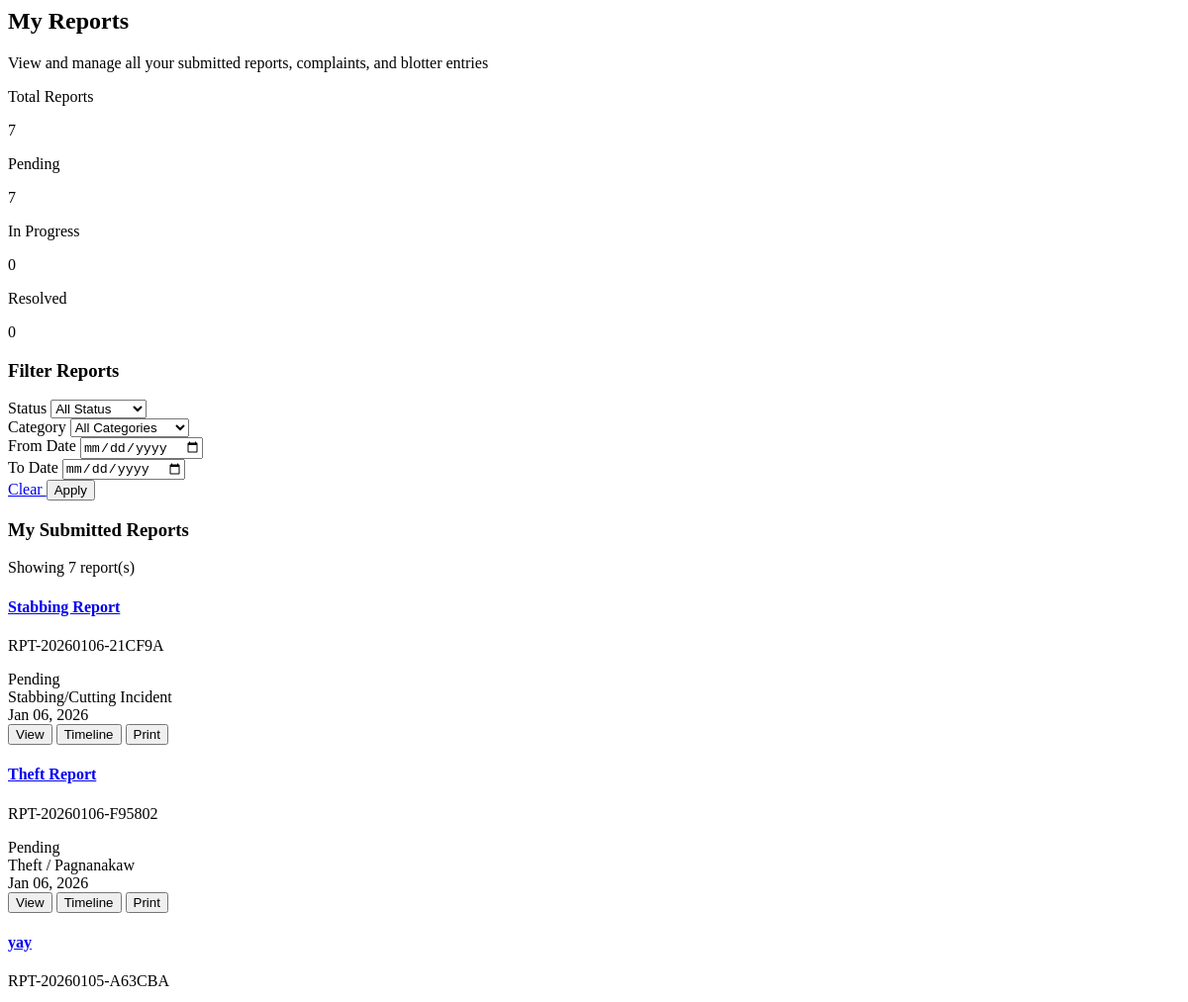
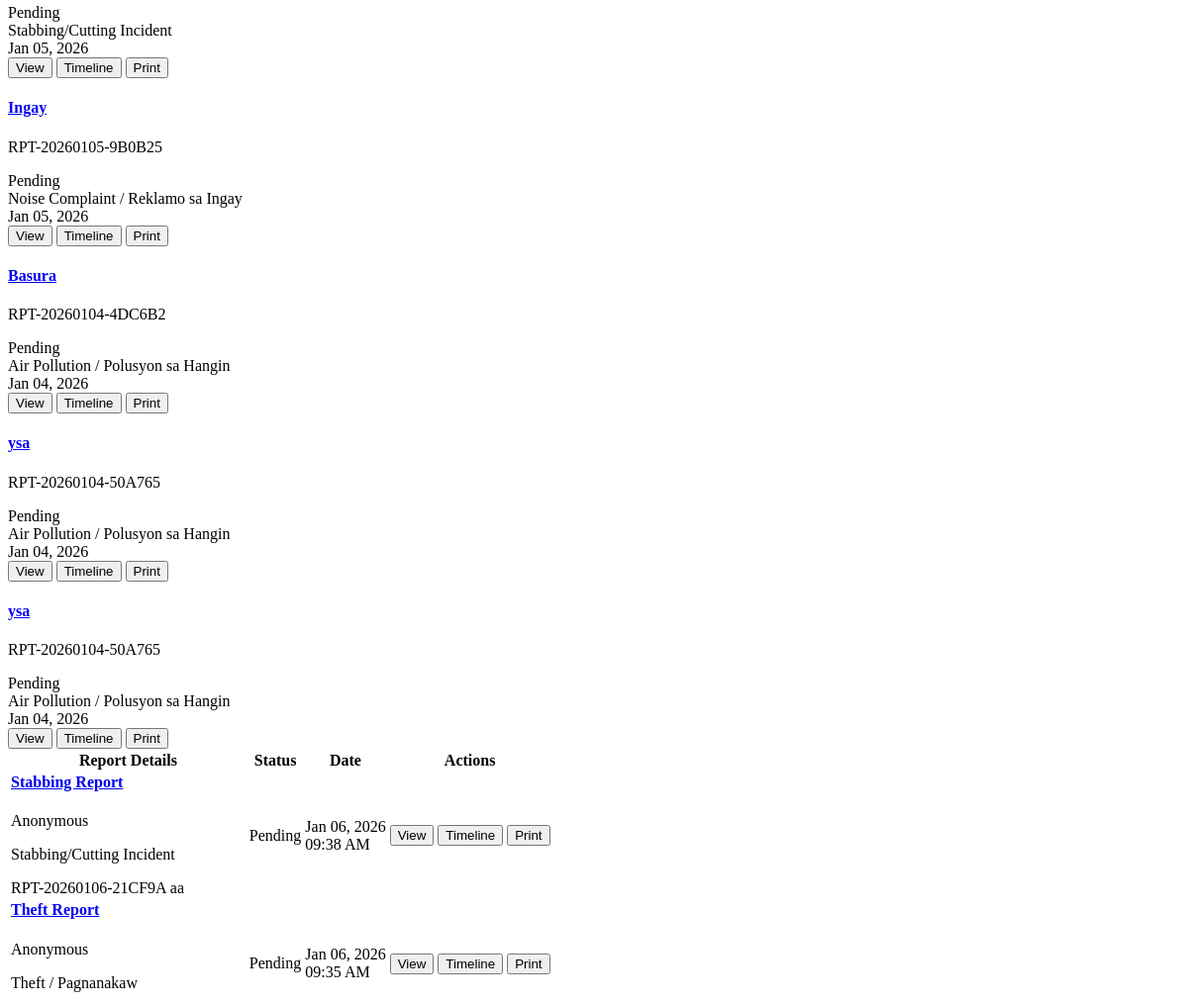
Before: /modules/citizen_my_reports.php (signed in, upper part) with the older database file (2 pictures, top to bottom).
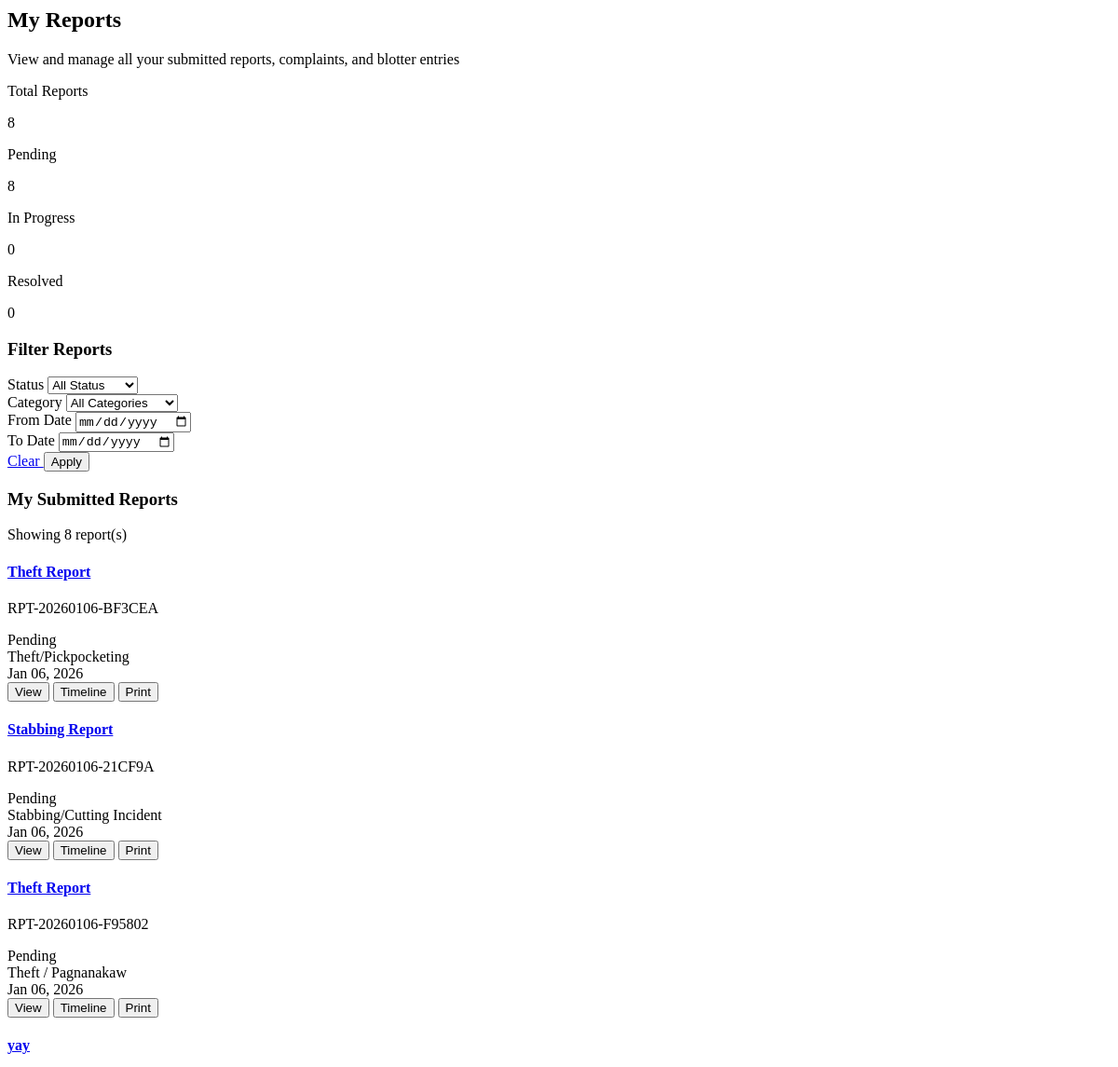
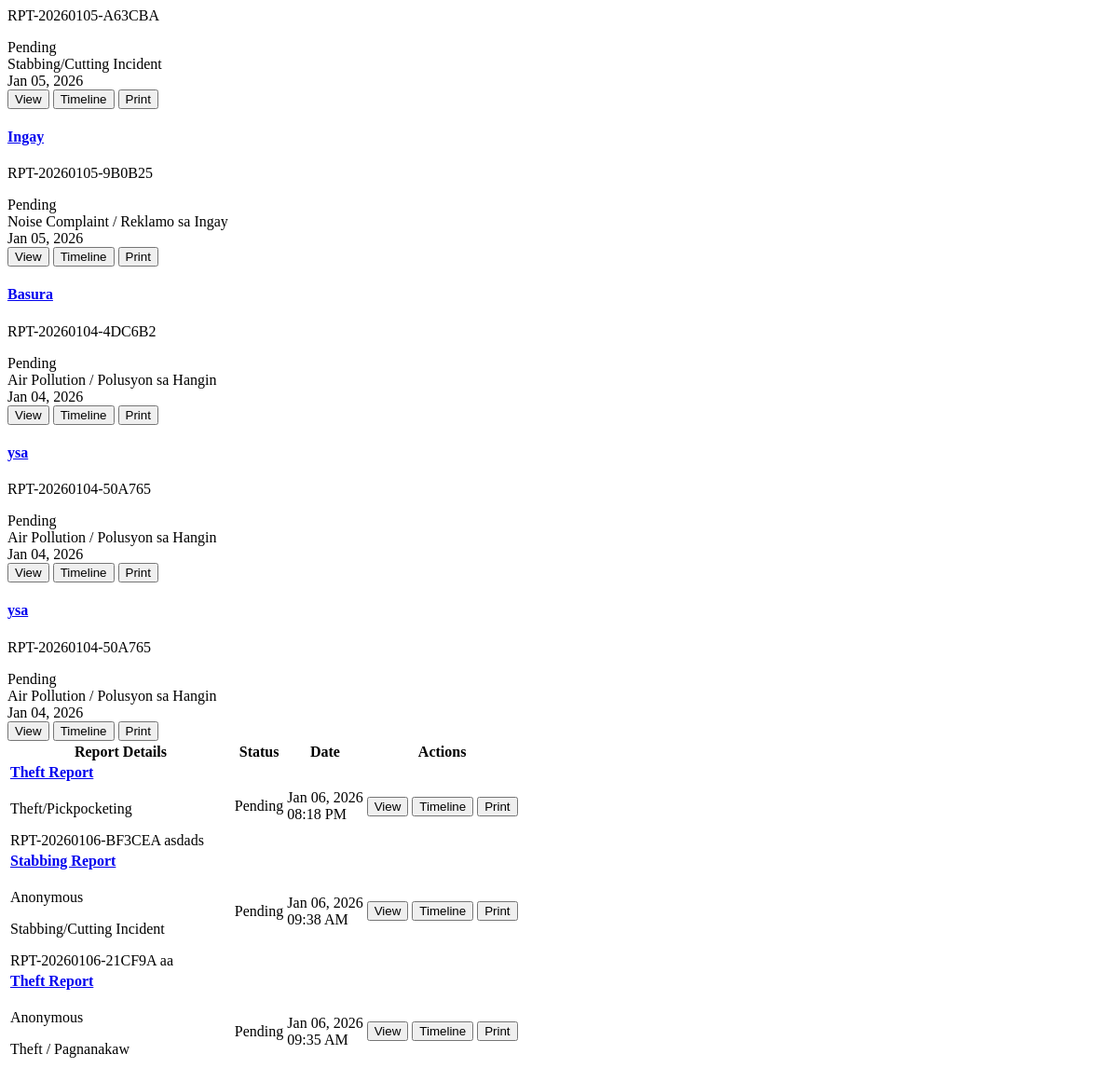
After: the same page with the newer database file (2 pictures, top to bottom).
### tables this page shows
CREATE TABLE `reports` (
  `id` int(11) NOT NULL,
  `report_number` varchar(50) NOT NULL,
  `user_id` int(11) NOT NULL,
  `report_type_id` int(11) NOT NULL,
  `title` varchar(255) NOT NULL,
  `description` text NOT NULL,
  `location` text NOT NULL,
  `incident_date` datetime NOT NULL,
  `report_date` datetime NOT NULL DEFAULT current_timestamp(),
  `involved_persons` text DEFAULT NULL,
  `witnesses` text DEFAULT NULL,
  `category` enum('incident','complaint','blotter') DEFAULT 'incident',
  `evidence_files` text DEFAULT NULL,
  `status` enum('pending','assigned','investigating','resolved','referred','closed') DEFAULT 'pending',
  `priority` enum('low','medium','high','critical') DEFAULT 'medium',
  `assigned_to` int(11) DEFAULT NULL,
  `resolution` text DEFAULT NULL,
  `resolution_date` datetime DEFAULT NULL,
  `referred_to` varchar(100) DEFAULT NULL,
  `pin_code` varchar(4) DEFAULT NULL,
  `created_at` timestamp NOT NULL DEFAULT current_timestamp(),
  `updated_at` timestamp NOT NULL DEFAULT current_timestamp() ON UPDATE current_timestamp(),
  `submitted_by` int(11) DEFAULT NULL,
  `barangay` varchar(100) DEFAULT NULL,
  `latitude` decimal(10,8) DEFAULT NULL,
  `longitude` decimal(11,8) DEFAULT NULL,
  `is_anonymous` tinyint(1) DEFAULT 0,
  `allow_public` tinyint(1) DEFAULT 0,
  `escalation_level` int(11) DEFAULT 0
);

CREATE TABLE `report_types` (
  `id` int(11) NOT NULL,
  `type_name` varchar(100) NOT NULL,
  `category` enum('incident','complaint','blotter') NOT NULL,
  `description` text DEFAULT NULL,
  `keywords` text DEFAULT NULL,
  `jurisdiction` enum('barangay','police') NOT NULL,
  `severity_level` enum('low','medium','high','critical') DEFAULT 'medium',
  `created_at` timestamp NOT NULL DEFAULT current_timestamp()
);

### modules/citizen_my_reports.php (the view, shortened to what the changed rows need)
<?php
$user_id = $_SESSION['user_id'] ?? null;
$reports = [];
$stats = [
    'total' => 0,
    'pending' => 0,
    'assigned' => 0,
    'investigating' => 0,
    'resolved' => 0,
    'referred' => 0,
    'closed' => 0
];
try {
    $conn = getDbConnection();
    $query = "SELECT
        r.id,
        r.report_number,
        r.title,
        r.description,
        r.location,
        r.incident_date,
        r.status,
        r.created_at,
        r.category,
        r.is_anonymous,
        r.evidence_files,
        r.priority,
        rt.type_name,
        rt.jurisdiction,
        u.first_name,
        u.last_name
    FROM reports r
    LEFT JOIN report_types rt ON r.report_type_id = rt.id
    LEFT JOIN users u ON r.assigned_to = u.id
    WHERE r.user_id = :user_id";
    $params = [':user_id' => $user_id];
    $query .= " ORDER BY r.created_at DESC";
    $stmt = $conn->prepare($query);
    $stmt->execute($params);
    $reports = $stmt->fetchAll(PDO::FETCH_ASSOC);
    $stats_query = "SELECT
        COUNT(*) as total,
        SUM(CASE WHEN status = 'pending' THEN 1 ELSE 0 END) as pending,
        SUM(CASE WHEN status = 'assigned' THEN 1 ELSE 0 END) as assigned,
        SUM(CASE WHEN status = 'investigating' THEN 1 ELSE 0 END) as investigating,
        SUM(CASE WHEN status = 'resolved' THEN 1 ELSE 0 END) as resolved,
        SUM(CASE WHEN status = 'referred' THEN 1 ELSE 0 END) as referred,
        SUM(CASE WHEN status = 'closed' THEN 1 ELSE 0 END) as closed
    FROM reports WHERE user_id = :user_id";
    $stats_stmt = $conn->prepare($stats_query);
    $stats_params = [':user_id' => $user_id];
    $stats_stmt->execute($stats_params);
    $stats = $stats_stmt->fetch(PDO::FETCH_ASSOC);
} catch(PDOException $e) {
    $error = "Database error: " . $e->getMessage();
    error_log("My Reports Error: " . $e->getMessage());
}
?>
<div class="max-w-7xl mx-auto">
    <div class="mb-8">
        <h2 class="text-2xl font-bold text-gray-800 mb-2">My Reports</h2>
    </div>
    <div class="grid grid-cols-2 md:grid-cols-4 gap-4 mb-8">
        <div class="bg-white rounded-xl shadow-sm border p-4">
            <div class="flex items-center">
                <div>
                    <p class="text-xs text-gray-500">Total Reports</p>
                    <p class="text-xl font-bold text-gray-800"><?php echo $stats['total'] ?? 0; ?></p>
                </div>
            </div>
        </div>
        <div class="bg-white rounded-xl shadow-sm border p-4">
            <div class="flex items-center">
                <div>
                    <p class="text-xs text-gray-500">Pending</p>
                    <p class="text-xl font-bold text-gray-800"><?php echo $stats['pending'] ?? 0; ?></p>
                </div>
            </div>
        </div>
    </div>
    <div class="bg-white rounded-xl shadow-sm border overflow-hidden">
        <div class="px-4 py-3 border-b">
            <h3 class="font-semibold text-gray-800 text-sm md:text-base">My Submitted Reports</h3>
            <p class="text-xs text-gray-500">Showing <?php echo count($reports); ?> report(s)</p>
        </div>
        <?php if (empty($reports)): ?>
            <div class="p-8 text-center">
                <div class="mx-auto w-16 h-16 rounded-full bg-gray-100 flex items-center justify-center mb-3">
                    <i class="fas fa-file-alt text-gray-400 text-2xl"></i>
                </div>
                <h3 class="text-base font-medium text-gray-700 mb-2">No reports found</h3>
                <p class="text-gray-500 text-sm mb-4">You haven't submitted any reports yet.</p>
                <a href="?module=new-report" class="inline-flex items-center px-3 py-2 bg-blue-600 text-white rounded-lg hover:bg-blue-700 text-sm">
                    <i class="fas fa-plus mr-1"></i> Submit New Report
                </a>
            </div>
        <?php else: ?>
            <div class="md:hidden">
                <div class="divide-y divide-gray-200">
                    <?php foreach ($reports as $index => $report): ?>
                        <?php
                        $status_colors = [
                            'pending' => 'bg-yellow-100 text-yellow-800',
                            'assigned' => 'bg-blue-100 text-blue-800',
                            'investigating' => 'bg-purple-100 text-purple-800',
                            'resolved' => 'bg-green-100 text-green-800',
                            'referred' => 'bg-orange-100 text-orange-800',
                            'closed' => 'bg-gray-100 text-gray-800'
                        ];
                        $status_color = $status_colors[$report['status']] ?? 'bg-gray-100 text-gray-800';
                        $created_date = date('M d, Y', strtotime($report['created_at']));
                        ?>
                        <div class="p-4" data-report-id="<?php echo $report['id']; ?>">
                            <div class="flex justify-between items-start mb-2">
                                <div class="flex-1">
                                    <h4 class="font-medium text-gray-900 text-sm">
                                        <a href="#" onclick="viewReportDetails(<?php echo $report['id']; ?>); return false;" class="hover:text-blue-600">
                                            <?php echo htmlspecialchars($report['title']); ?>
                                        </a>
                                    </h4>
                                    <p class="text-xs text-gray-500 mt-1">
                                        <i class="fas fa-hashtag mr-1"></i> <?php echo htmlspecialchars($report['report_number']); ?>
                                    </p>
                                </div>
                                <span class="inline-flex items-center px-2 py-0.5 rounded-full text-xs font-medium <?php echo $status_color; ?> ml-2">
                                    <?php echo ucfirst($report['status']); ?>
                                </span>
                            </div>
                            <div class="text-xs text-gray-600 mb-3">
                                <div class="flex items-center mb-1">
                                    <span><?php echo htmlspecialchars($report['type_name']); ?></span>
                                </div>
                                <div class="flex items-center">
                                    <span><?php echo $created_date; ?></span>
                                </div>
                            </div>
                            <div class="flex space-x-2">
                                <button onclick="viewReportDetails(<?php echo $report['id']; ?>); return false;"
                                        class="flex-1 px-3 py-1.5 bg-blue-50 text-blue-700 rounded text-xs hover:bg-blue-100">
                                    <i class="fas fa-eye mr-1"></i> View
                                </button>
                                <button onclick="viewReportTimeline(<?php echo $report['id']; ?>); return false;"
                                        class="flex-1 px-3 py-1.5 bg-gray-50 text-gray-700 rounded text-xs hover:bg-gray-100">
                                    <i class="fas fa-history mr-1"></i> Timeline
                                </button>
                                <button onclick="printReport(<?php echo $report['id']; ?>); return false;"
                                        class="flex-1 px-3 py-1.5 bg-green-500 text-white rounded text-xs hover:bg-green-600">
                                    <i class="fas fa-print mr-1"></i> Print
                                </button>
                            </div>
                        </div>
                    <?php endforeach; ?>
                </div>
            </div>
            <div class="hidden md:block overflow-x-auto">
                <table class="min-w-full divide-y divide-gray-200">
                    <thead class="bg-gray-50">
                        <tr>
                            <th scope="col" class="px-4 py-3 text-left text-xs font-medium text-gray-500 uppercase tracking-wider">Report Details</th>
                            <th scope="col" class="px-4 py-3 text-left text-xs font-medium text-gray-500 uppercase tracking-wider">Status</th>
                            <th scope="col" class="px-4 py-3 text-left text-xs font-medium text-gray-500 uppercase tracking-wider">Date</th>
                            <th scope="col" class="px-4 py-3 text-left text-xs font-medium text-gray-500 uppercase tracking-wider">Actions</th>
                        </tr>
                    </thead>
                    <tbody class="bg-white divide-y divide-gray-200">
                        <?php foreach ($reports as $index => $report): ?>
                            <?php
                            $status_colors = [
                                'pending' => 'bg-yellow-100 text-yellow-800',
                                'assigned' => 'bg-blue-100 text-blue-800',
                                'investigating' => 'bg-purple-100 text-purple-800',
                                'resolved' => 'bg-green-100 text-green-800',
                                'referred' => 'bg-orange-100 text-orange-800',
                                'closed' => 'bg-gray-100 text-gray-800'
                            ];
                            $status_color = $status_colors[$report['status']] ?? 'bg-gray-100 text-gray-800';
                            $created_date = date('M d, Y', strtotime($report['created_at']));
                            $created_time = date('h:i A', strtotime($report['created_at']));
                            ?>
                            <tr class="hover:bg-gray-50">
                                <td class="px-4 py-4">
                                    <div class="flex items-start">
                                        <div class="flex-1 min-w-0">
                                            <div class="flex items-center mb-1">
                                                <h4 class="font-medium text-gray-900 truncate text-sm">
                                                    <a href="#" onclick="viewReportDetails(<?php echo $report['id']; ?>); return false;" class="hover:text-blue-600 hover:underline">
                                                        <?php echo htmlspecialchars($report['title']); ?>
                                                    </a>
                                                </h4>
                                                <?php if ($report['is_anonymous']): ?>
                                                    <span class="ml-2 px-1.5 py-0.5 text-xs bg-gray-100 text-gray-600 rounded-full">
                                                        <i class="fas fa-user-secret mr-0.5"></i> Anonymous
                                                    </span>
                                                <?php endif; ?>
                                            </div>
                                            <p class="text-xs text-gray-500 truncate mb-1">
                                                <?php echo htmlspecialchars($report['type_name']); ?>
                                            </p>
                                            <div class="flex items-center text-xs text-gray-500">
                                                <span class="mr-3">
                                                    <i class="fas fa-hashtag mr-1"></i> <?php echo htmlspecialchars($report['report_number']); ?>
                                                </span>
                                                <span class="truncate max-w-xs">
                                                    <?php echo htmlspecialchars($report['location']); ?>
                                                </span>
                                            </div>
                                        </div>
                                    </div>
                                </td>
                                <td class="px-4 py-4">
                                    <div class="flex flex-col space-y-1">
                                        <span class="inline-flex items-center px-2 py-0.5 rounded-full text-xs font-medium <?php echo $status_color; ?>">
                                            <?php echo ucfirst($report['status']); ?>
                                        </span>
                                    </div>
                                </td>
                                <td class="px-4 py-4 whitespace-nowrap">
                                    <div class="text-sm text-gray-900"><?php echo $created_date; ?></div>
                                    <div class="text-xs text-gray-500"><?php echo $created_time; ?></div>
                                </td>
                                <td class="px-4 py-4 whitespace-nowrap text-sm font-medium">
                                    <div class="flex space-x-2">
                                        <button onclick="viewReportDetails(<?php echo $report['id']; ?>); return false;"
                                                class="px-3 py-1.5 bg-blue-50 text-blue-700 rounded text-xs hover:bg-blue-100">
                                            <i class="fas fa-eye mr-1"></i> View
                                        </button>
                                        <button onclick="viewReportTimeline(<?php echo $report['id'] ?>); return false;"
                                                class="px-3 py-1.5 bg-gray-50 text-gray-700 rounded text-xs hover:bg-gray-100">
                                            <i class="fas fa-history mr-1"></i> Timeline
                                        </button>
                                        <button onclick="printReport(<?php echo $report['id']; ?>); return false;"
                                                class="px-3 py-1.5 bg-green-500 text-white rounded text-xs hover:bg-green-600">
                                            <i class="fas fa-print mr-1"></i> Print
                                        </button>
                                    </div>
                                </td>
                            </tr>
                        <?php endforeach; ?>
                    </tbody>
                </table>
            </div>
        <?php endif; ?>
    </div>
</div>

Changed rows visible on the page:
added reports: title "Theft Report", report_number "RPT-20260106-BF3CEA", status "Pending", report_type.type_name "Theft/Pickpocketing", created_at "Jan 06, 2026", location "asdads", created_at "08:18 PM"
Other visible differences:
$stats['total']: "7" → "8"
$stats['pending']: "7" → "8"
count($reports): "7" → "8"
